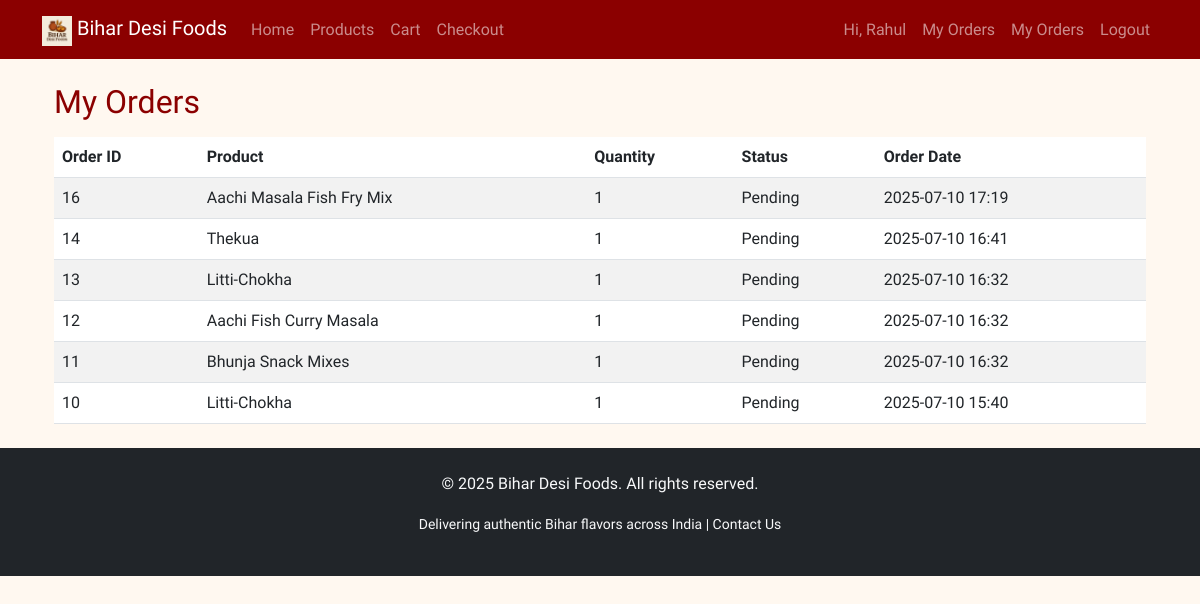
Page /my-orders/ (signed in) on the committed database.
### core/models.py (models this page shows, shortened)
class Order(models.Model):
    STATUS_CHOICES = [
        ('Pending', 'Pending'),
        ('Processing', 'Processing'),
        ('Shipped', 'Shipped'),
        ('Delivered', 'Delivered'),
        ('Cancelled', 'Cancelled'),
    ]
    customer_name = models.CharField(max_length=200)
    address = models.TextField()
    phone = models.CharField(max_length=20)
    product = models.ForeignKey('Product', on_delete=models.CASCADE)
    quantity = models.PositiveIntegerField()
    order_date = models.DateTimeField(auto_now_add=True)
    status = models.CharField(max_length=20, choices=STATUS_CHOICES, default='Pending')
    user = models.ForeignKey(User, on_delete=models.SET_NULL, null=True, blank=True)
    email = models.EmailField(blank=True, null=True)
    created_at = models.DateTimeField(auto_now_add=True)

class Product(models.Model):
    name = models.CharField(max_length=200)
    description = models.TextField()
    price = models.DecimalField(max_digits=8, decimal_places=2)  # Original price
    offer_price = models.DecimalField(max_digits=8, decimal_places=2, null=True, blank=True)  # Discounted price
    image = models.ImageField(upload_to='products/')
    available = models.BooleanField(default=True)
    category = models.ForeignKey('Category', on_delete=models.SET_NULL, null=True, blank=True)
    stock = models.PositiveIntegerField(default=10)

### core/views.py (the view)
# urls.py: path('my-orders/', views.my_orders, name='my_orders'),
@login_required
def my_orders(request):
    orders = Order.objects.filter(user=request.user).order_by('-order_date')
    return render(request, 'core/my-orders.html', {'orders': orders})

### core/templates/core/my-orders.html
{% extends 'base.html' %}
{% block content %}
<div class="container mt-4">
    <h2>My Orders</h2>
    {% if orders %}
    <table class="table table-striped mt-3">
        <thead>
            <tr>
                <th>Order ID</th>
                <th>Product</th>
                <th>Quantity</th>
                <th>Status</th>
                <th>Order Date</th>
            </tr>
        </thead>
        <tbody>
            {% for order in orders %}
            <tr>
                <td>{{ order.id }}</td>
                <td>{{ order.product.name }}</td>
                <td>{{ order.quantity }}</td>
                <td>{{ order.status }}</td>
                <td>{{ order.order_date|date:"Y-m-d H:i" }}</td>
            </tr>
            {% endfor %}
        </tbody>
    </table>
    {% else %}
    <p>You have not placed any orders yet.</p>
    {% endif %}
</div>
{% endblock %}

### core/templates/base.html (shortened to what this page needs)
{% load static %}
<!DOCTYPE html>
<html lang="en">
<head>
    <link rel="stylesheet" href="{% static 'css/style.css' %}">
    <link href="https://cdn.jsdelivr.net/npm/bootstrap@5.3.0/dist/css/bootstrap.min.css" rel="stylesheet">
    <link href="https://cdn.jsdelivr.net/npm/bootstrap@5.3.0/dist/css/bootstrap.min.css" rel="stylesheet">
    <link rel="stylesheet" href="{% static 'css/style.css' %}">
</head>
<body>
<nav class="navbar navbar-expand-lg navbar-dark bg-dark">
    <div class="container">
        <a class="navbar-brand" href="{% url 'home' %}">
    <img src="{% static 'images/bihar_desi_food.png' %}" alt="Logo" height="30" class="d-inline-block align-text-top">
    Bihar Desi Foods
</a>
        <div class="collapse navbar-collapse" id="navbarNav">
            <ul class="navbar-nav me-auto">
                <li class="nav-item">
                    <a class="nav-link" href="{% url 'home' %}">Home</a>
                </li>
                <li class="nav-item">
                    <a class="nav-link" href="{% url 'product_list' %}">Products</a>
                </li>
                <li class="nav-item">
                    <a href="{% url 'cart_view' %}" class="nav-link">Cart</a>
                </li>
                <li class="nav-item">
                    <a class="nav-link" href="{% url 'checkout' %}">Checkout</a>
                </li>
            </ul>
            <ul class="navbar-nav ms-auto">
                {% if user.is_authenticated %}
                    <li class="nav-item">
                        <a class="nav-link" href="#">Hi, {{ user.username }}</a>
                    </li>
                    <li class="nav-item">
                        <a class="nav-link" href="{% url 'my_orders' %}">My Orders</a>
                    </li>
                    <li class="nav-item">
                        <a class="nav-link" href="{% url 'my_orders' %}">My Orders</a>
                    </li>
                    <li class="nav-item">
                        <a class="nav-link" href="{% url 'logout' %}">Logout</a>
                    </li>
                {% endif %}
            </ul>
        </div>
    </div>
</nav>
    <main class="container my-4">
        {% block content %}
        {% endblock %}
    </main>
    <footer class="bg-dark text-light py-4">
        <div class="container text-center">
            <p>&copy; 2025 Bihar Desi Foods. All rights reserved.</p>
            <p>
                <small>
                    Delivering authentic Bihar flavors across India |
                    <a href="/contact" class="text-decoration-none text-light">Contact Us</a>
                </small>
            </p>
        </div>
    </footer>
</body>
</html>

### core/static/css/style.css (style rules this page uses)
body { background-color: #fff8f0; }
.navbar-dark.bg-dark { background-color: #8B0000 !important; }
h2 { color: #8B0000; font-family: 'Georgia', serif; }
body { font-family: 'Georgia', serif; }

### rows in the picture
Order: id "16", product.name "Aachi Masala Fish Fry Mix", quantity "1", status "Pending", order_date "2025-07-10 17:19"
Order: id "14", product.name "Thekua", quantity "1", status "Pending", order_date "2025-07-10 16:41"
Order: id "13", product.name "Litti-Chokha", quantity "1", status "Pending", order_date "2025-07-10 16:32"
Order: id "12", product.name "Aachi Fish Curry Masala", quantity "1", status "Pending", order_date "2025-07-10 16:32"
Order: id "11", product.name "Bhunja Snack Mixes", quantity "1", status "Pending", order_date "2025-07-10 16:32"
Order: id "10", product.name "Litti-Chokha", quantity "1", status "Pending", order_date "2025-07-10 15:40"

### other values in the picture
{{ user.username }} "Rahul"
